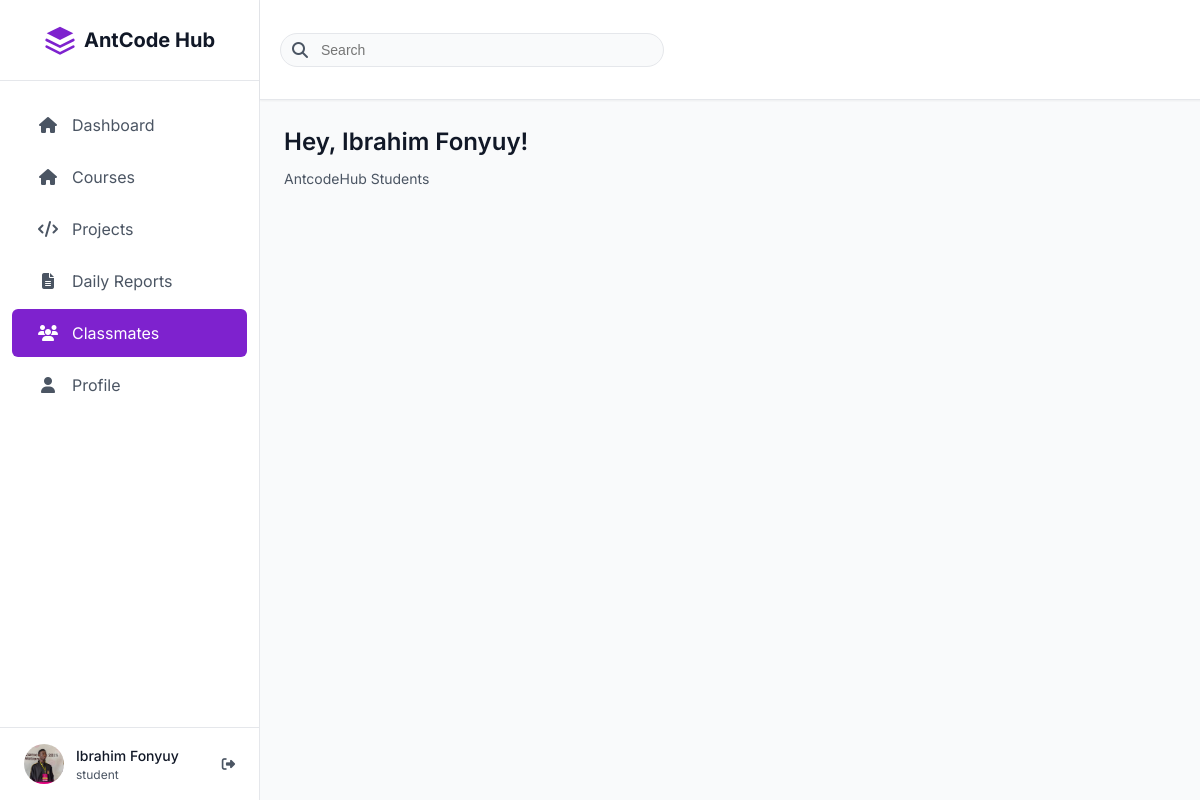
The app's page /AntCode/classmates/ (signed in), older data.
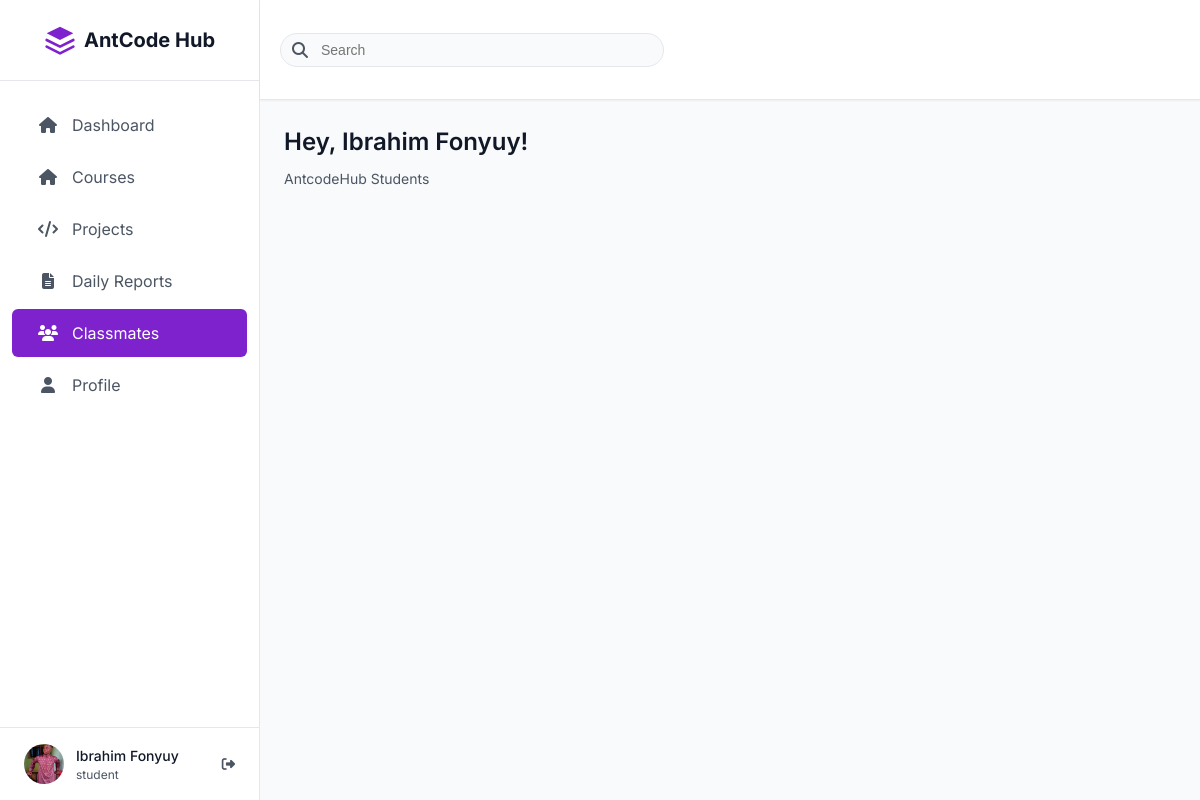
The same page, newer data.
### base/models.py (models this page shows, shortened)
class User(AbstractUser):
    class UserType(models.TextChoices):
        STUDENT = "student", _("Student")
        MENTOR = "mentor", _("Mentor")
    user_type = models.CharField(
        max_length=10,
        choices=UserType.choices,
        default=UserType.STUDENT,
        verbose_name=_("User Type"),
    )
    phone = models.CharField(
        max_length=20, blank=True, default="670000000", verbose_name=_("Phone Number")
    )
    bio = models.TextField(max_length=1000, blank=True, verbose_name=_("Biography"))
    skills = models.CharField(max_length=500, blank=True, verbose_name=_("Skills"))
    profile_picture = models.ImageField(
        upload_to="user/profile_pictures/",
        blank=True,
        null=True,
        verbose_name=_("Profile Picture"),
    )
    class Meta:
        verbose_name = _("User")
        verbose_name_plural = _("Users")
        indexes = [
            models.Index(fields=["user_type"]),
            models.Index(fields=["last_name", "first_name"]),
        ]

### base/views.py (the view)
# urls.py: path("classmates/", all_users, name="classmates"),
@login_required
def all_users(request):
    classmates = StudentProfile.objects.exclude(user=request.user).select_related('user', 'option')
    return render(request, "classmates.html", {"classmates": classmates})

### templates/classmates.html (shortened to what this page needs)
<!DOCTYPE html>
<html lang="en">
<head>
    <link rel="stylesheet" href="https://cdnjs.cloudflare.com/ajax/libs/font-awesome/6.4.0/css/all.min.css">
</head>
<body class="light-mode">
    <div class="app-container">
        <div class="sidebar" id="sidebar">
            {% include 'navbar.html' %}
        </div>
        <div class="main-content">
            {% include 'header.html' %}
            <div class="content">
                <h1 class="page-title">Hey, {{request.user.first_name}} {{request.user.last_name}}!</h1>
                <p class="page-subtitle">AntcodeHub Students</p>
            </div>
        </div>
    </div>
</body>
</html>

### templates/navbar.html (shortened to what this page needs)
{% if request.user.user_type == 'student' %}
    <div class="sidebar-header" >
        <div class="logo">
            <span class="logo-text">AntCode Hub</span>
        </div>
    </div>
    <div class="sidebar-content">
        <nav>
            <a href="{% url 'home' %}" {% if request.path == '/AntCode/home/' %} class="sidebar-link active" {%else%}
                class="sidebar-link" {% endif %}>
                <i class="fas fa-home sidebar-icon"></i>
                <span>Dashboard</span>
            </a>
            <a href="{% url 'courses' %}" {% if request.path == '/AntCode/courses/' %} class="sidebar-link active" {%else%}
                class="sidebar-link" {% endif %}>
                <i class="fas fa-home sidebar-icon"></i>
                <span>Courses</span>
            </a>
            <a href="" {% if request.path == '/AntCode/projects/' %} class="sidebar-link active" {%else%}
                class="sidebar-link" {% endif %}>
                <i class="fas fa-code sidebar-icon"></i>
                <span>Projects</span>
            </a>
            <a href="{% url 'reports' %}" {% if request.path == '/AntCode/daily-reports/' %} class="sidebar-link active"
                {%else%} class="sidebar-link" {% endif %}>
                <i class="fas fa-file-alt sidebar-icon"></i>
                <span>Daily Reports</span>
            </a>
            <a href="{% url 'classmates' %}" {% if request.path == '/AntCode/classmates/' %} class="sidebar-link active"
                {%else%} class="sidebar-link" {% endif %}>
                <i class="fas fa-users sidebar-icon"></i>
                <span>Classmates</span>
            </a>
            <a href="{% url 'profile' %}" {% if request.path == '/AntCode/profile/' %} class="sidebar-link active"
                {%else%} class="sidebar-link" {% endif %}>
                <i class="fas fa-user sidebar-icon"></i>
                <span>Profile</span>
            </a>
        </nav>
    </div>
    <div class="sidebar-footer">
        <div class="user-info">
            {% if request.user.profile_picture %}
            <div class="avatar"
                style="background-image: url('{{request.user.profile_picture.url}}'); background-position:center; background-size: cover;">
            </div>
            {% else %}
            <div class="avatar">{{request.user.name_abb}}</div>
            {% endif %}
            <div class="user-details">
                <div class="user-name">{{request.user.first_name}} {{request.user.last_name}}</div>
                <div class="user-role">{{request.user.user_type}}</div>
            </div>
            <button class="logout-button" onclick="window.location.href='{% url 'logout' %}'">
                <i class="fas fa-sign-out-alt"></i>
            </button>
        </div>
    </div>
{%endif%}

Row changes from the older to the newer data that the page shows:
changed User "Ibrahim": user.profile_picture: a different picture
